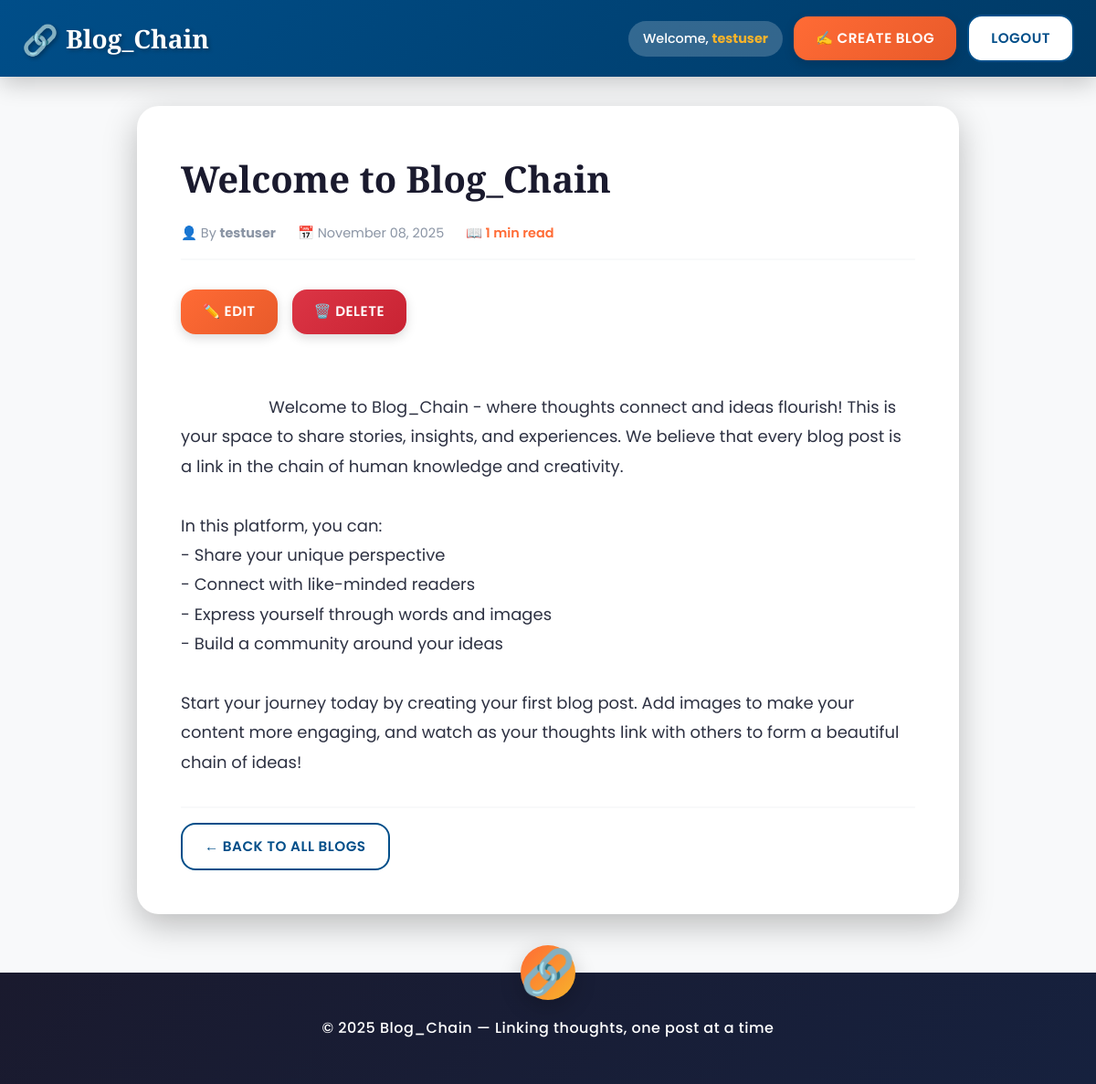
The page /view.php?id=1 (signed in) on the database its author committed.
### tables this page shows
CREATE TABLE IF NOT EXISTS blogPost (
    id INT AUTO_INCREMENT PRIMARY KEY,
    user_id INT NOT NULL,
    title VARCHAR(255) NOT NULL,
    content TEXT NOT NULL,
    image VARCHAR(255) DEFAULT NULL,
    created_at TIMESTAMP DEFAULT CURRENT_TIMESTAMP,
    updated_at TIMESTAMP DEFAULT CURRENT_TIMESTAMP ON UPDATE CURRENT_TIMESTAMP,
    FOREIGN KEY (user_id) REFERENCES user(id) ON DELETE CASCADE
);

CREATE TABLE IF NOT EXISTS user (
    id INT AUTO_INCREMENT PRIMARY KEY,
    username VARCHAR(50) NOT NULL UNIQUE,
    email VARCHAR(100) NOT NULL UNIQUE,
    password VARCHAR(255) NOT NULL,
    role VARCHAR(20) DEFAULT 'user',
    created_at TIMESTAMP DEFAULT CURRENT_TIMESTAMP
);

### config.php (called while the page is built, shortened)
<?php
function isLoggedIn() {
    return isset($_SESSION['user_id']) && !empty($_SESSION['user_id']);
}
function formatDate($date) {
    return date('F d, Y', strtotime($date));
}
?>

### view.php (the view, shortened to what this page needs)
<?php
require_once 'config.php';
$blog_id = isset($_GET['id']) ? intval($_GET['id']) : 0;
$stmt = $conn->prepare("SELECT b.*, u.username FROM blogPost b
                        JOIN user u ON b.user_id = u.id
                        WHERE b.id = ?");
$stmt->bind_param("i", $blog_id);
$stmt->execute();
$result = $stmt->get_result();
$blog = $result->fetch_assoc();
$is_owner = isLoggedIn() && $_SESSION['user_id'] == $blog['user_id'];
$content = $blog['content'];
$content = str_replace(['\r\n', '\n\r', '\n', '\r', '\\r\\n', '\\n'], "\n", $content);
?>
<!DOCTYPE html>
<html lang="en">
<head>
    <link rel="stylesheet" href="css/style.css">
</head>
<body>
    <nav class="navbar">
        <div class="container">
            <div class="nav-brand">
                <a href="index.php"><?php echo SITE_NAME; ?></a>
            </div>
            <div class="nav-menu">
                <?php if (isLoggedIn()): ?>
                    <span>Welcome, <strong><?php echo htmlspecialchars($_SESSION['username']); ?></strong></span>
                    <a href="create.php" class="btn btn-primary">✍️ Create Blog</a>
                    <a href="logout.php" class="btn btn-secondary">Logout</a>
                <?php else: ?>
                    <a href="login.php" class="btn btn-primary">Login</a>
                    <a href="register.php" class="btn btn-secondary">Register</a>
                <?php endif; ?>
            </div>
        </div>
    </nav>
    <div class="container">
        <div class="blog-view">
            <div class="blog-view-wrapper">
                <h1 class="blog-view-title">
                    <?php echo htmlspecialchars($blog['title']); ?>
                </h1>
                <div class="blog-view-meta">
                    <span>👤 By <strong><?php echo htmlspecialchars($blog['username']); ?></strong></span>
                    <span>📅 <?php echo formatDate($blog['created_at']); ?></span>
                </div>
                <?php if ($is_owner): ?>
                    <div class="blog-actions">
                        <a href="edit.php?id=<?php echo $blog['id']; ?>" class="btn btn-primary">✏️ Edit</a>
                        <a href="delete.php?id=<?php echo $blog['id']; ?>"
                           class="btn btn-danger"
                           onclick="return confirm('Are you sure you want to delete this blog?')">🗑️ Delete</a>
                    </div>
                <?php endif; ?>
                <div class="blog-view-content">
                    <?php
                    echo htmlspecialchars($content);
                    ?>
                </div>
                <div class="back-link">
                    <a href="index.php" class="btn btn-secondary">← Back to All Blogs</a>
                </div>
            </div>
        </div>
    </div>
    <footer>
        <p>&copy; 2025 <?php echo SITE_NAME; ?> &mdash; <?php echo SITE_TAGLINE; ?></p>
    </footer>
</body>
</html>

### css/style.css (style rules this page uses)
:root { --primary: #FF6B35; --primary-dark: #E85A2A; --secondary: #004E89; --secondary-dark: #003A66; --accent: #F7B32B; --success: #28A745; --danger: #DC3545; --dark: #1A1A2E; --text: #2D3142; --text-light: #4F5D75; --text-muted: #8B95A5; --light: #F8F9FA; --white: #FFFFFF; --shadow-sm: 0 2px 4px rgba(0,0,0,0.1); --shadow-md: 0 4px 12px rgba(0,0,0,0.15); --shadow-lg: 0 8px 24px rgba(0,0,0,0.2); --shadow-xl: 0 12px 36px rgba(0,0,0,0.25); --radius-sm: 0.5rem; --radius-md: 1rem; --radius-lg: 1.5rem; }
* { margin: 0; padding: 0; box-sizing: border-box; }
html { scroll-behavior: smooth; }
body { font-family: 'Poppins', sans-serif; line-height: 1.6; color: var(--text); background: var(--light); }
.container { max-width: 1200px; margin: 0 auto; padding: 0 1.5rem; }
.navbar { background: linear-gradient(135deg, var(--secondary) 0%, var(--secondary-dark) 100%); color: var(--white); padding: 1rem 0; box-shadow: var(--shadow-lg); position: sticky; top: 0; z-index: 1000; }
.navbar .container { display: flex; justify-content: space-between; align-items: center; gap: 1rem; }
.nav-brand a { font-family: 'Playfair Display', serif; font-size: 1.75rem; font-weight: 900; color: var(--white); display: flex; align-items: center; gap: 0.5rem; text-decoration: none; text-shadow: 2px 2px 4px rgba(0,0,0,0.3); }
.nav-brand a::before { content: '🔗'; font-size: 2rem; animation: swing 2s ease-in-out infinite; }
.nav-menu { display: flex; gap: 0.75rem; align-items: center; flex-wrap: wrap; }
.nav-menu span { background: rgba(255,255,255,0.2); padding: 0.5rem 1rem; border-radius: 2rem; font-weight: 500; font-size: 0.9rem; }
.nav-menu span strong { color: var(--accent); }
.btn { display: inline-flex; align-items: center; justify-content: center; gap: 0.5rem; padding: 0.75rem 1.5rem; border: none; border-radius: var(--radius-md); font-weight: 600; font-size: 0.95rem; cursor: pointer; transition: all 0.3s ease; text-decoration: none; text-transform: uppercase; letter-spacing: 0.5px; }
.btn-primary { background: linear-gradient(135deg, var(--primary) 0%, var(--primary-dark) 100%); color: var(--white); box-shadow: var(--shadow-md); }
.btn-secondary { background: var(--white); color: var(--secondary); border: 2px solid var(--secondary); }
.btn-danger { background: linear-gradient(135deg, var(--danger) 0%, #C82333 100%); color: var(--white); box-shadow: var(--shadow-md); }
.blog-view { max-width: 900px; margin: 2rem auto; background: var(--white); border-radius: var(--radius-lg); overflow: hidden; box-shadow: var(--shadow-xl); }
.blog-view-wrapper { padding: 3rem; }
.blog-view-title { font-size: 2.5rem; margin-bottom: 1rem; color: var(--dark); font-family: 'Playfair Display', serif; }
.blog-view-meta { display: flex; gap: 1.5rem; margin-bottom: 2rem; padding-bottom: 1rem; border-bottom: 2px solid var(--light); color: var(--text-muted); font-size: 0.9rem; flex-wrap: wrap; }
.blog-actions { margin-bottom: 2rem; display: flex; gap: 1rem; }
.blog-view-content { font-size: 1.125rem; line-height: 1.8; color: var(--text); margin-bottom: 2rem; white-space: pre-wrap; word-wrap: break-word; }
.back-link { padding-top: 1rem; border-top: 2px solid var(--light); }
footer { background: linear-gradient(135deg, var(--dark) 0%, #16213E 100%); color: var(--white); text-align: center; padding: 3rem 1rem; margin-top: 4rem; position: relative; }
footer::before { content: '🔗'; position: absolute; top: -30px; left: 50%; transform: translateX(-50%); font-size: 3rem; background: linear-gradient(135deg, var(--primary), var(--accent)); width: 60px; height: 60px; display: flex; align-items: center; justify-content: center; border-radius: 50%; box-shadow: var(--shadow-lg); }
footer p { font-size: 1rem; font-weight: 500; letter-spacing: 0.5px; }

### rows shown on the page
blogpost: title "Welcome to Blog_Chain", user.username "testuser", created_at "November 08, 2025", content "Welcome to Blog_Chain - where thoughts connect and ideas flourish! This is your space to share stories, insights, and experiences. We believe that every blog post is a link in the chain of human knowledge and creativity. In this platform, you can: - Share your unique perspective - Connect with like-minded readers - Express yourself through words and images - Build a community around your ideas Start your journey today by creating your first blog post. Add images to make your content more engaging, and watch as your thoughts link with others to form a beautiful chain of ideas!"

### other values the page prints
SITE_NAME "Blog_Chain"
$_SESSION['username'] "testuser"
SITE_TAGLINE "Linking thoughts, one post at a time"
